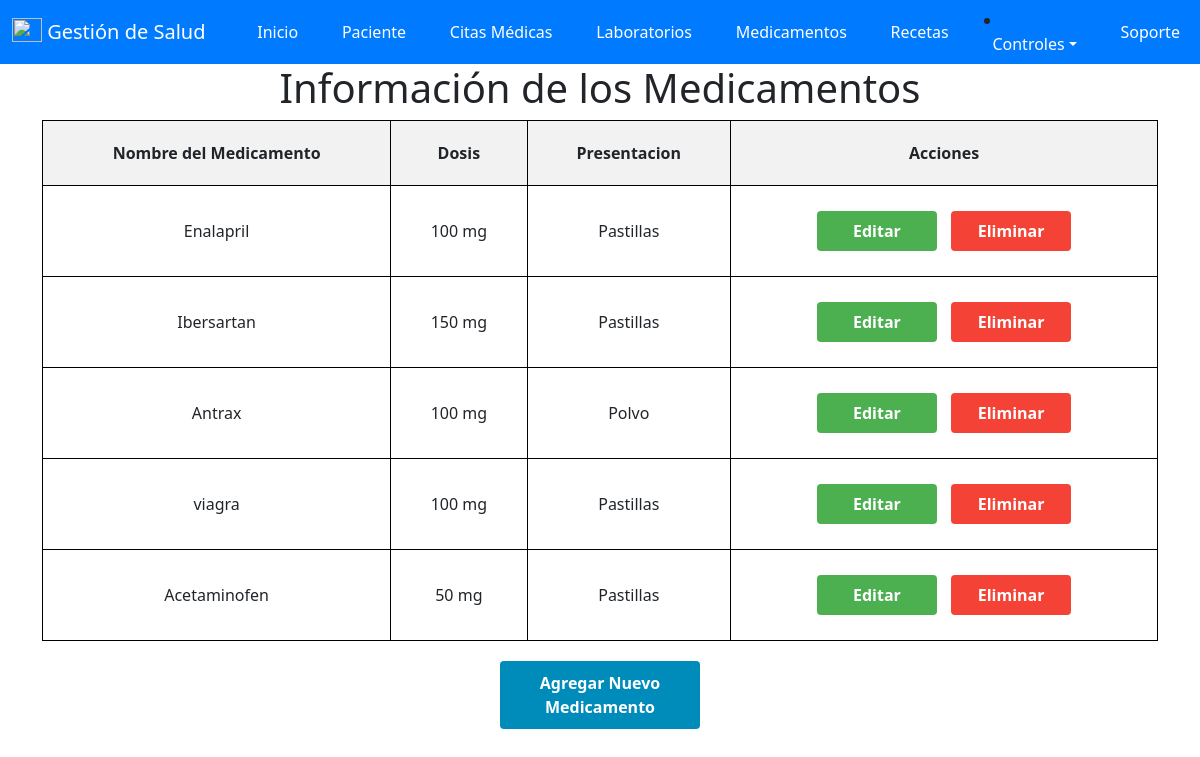
/medicamentos/ (signed in), run on the app's committed database.
### salud/models.py (models this page shows, shortened)
class medicamento(models.Model):
    id_Medicamento = models.AutoField(primary_key=True, verbose_name='ID_Medicamento')
    nombre_Medicamento = models.CharField(max_length=50, verbose_name='Nombre')
    dosis = models.CharField(max_length=50, verbose_name='Dosis')
    presentacion = models.CharField(max_length=50, verbose_name='Presentacion')
    id_usuario = models.ForeignKey(User, on_delete=models.CASCADE)

### salud/views.py (the view)
# urls.py: path('medicamentos/', views.medicamentos, name='medicamentos'),
@login_required(login_url='/accounts/login/')
def medicamentos(request):
    medicamentos = medicamento.objects.filter(id_usuario=request.user)
    context = {
        'medicamentos': medicamentos
    }
    return render(request, 'Programar/medicamentos.html', context)

### salud/templates/Programar/medicamentos.html (shortened to what this page needs)
{% extends "base.html" %}
{% block contenido %}
<!DOCTYPE html>
<html>
<head>
</head>
<body>
    <h1>Información de los Medicamentos</h1>
    <form method="post" action="{% url 'medicamentos' %}">
        <table>
            <thead>
                <tr>
                    <th>Nombre del Medicamento</th>
                    <th>Dosis</th>
                    <th>Presentacion</th>
                    <th>Acciones</th>
                </tr>
            </thead>
            <tbody>
                {% for medicamento in medicamentos %}
                <tr>
                    <td>{{medicamento.nombre_Medicamento}}</td>
                    <td>{{medicamento.dosis}}</td>
                    <td>{{medicamento.presentacion }}</td>
                    <td>
                        <a href= "{% url 'editar_medicamentos' medicamento.id_Medicamento %}"class="button edit-button">Editar</a>
                        <a href="{% url 'eliminar_medicamentos' medicamento.id_Medicamento %}" class="button delete-button" onclick="return confirm('¿Estás seguro de que deseas eliminar este Medicamento?');">Eliminar</a>
                    </td>
                </tr>
                {% empty %}
                <tr>
                    <td colspan="6">No hay medicamentos Disponibles</td>
                </tr>
                {% endfor %}
            </tbody>
        </table>
        <a href="{% url 'agregar_medicamentos' %}" class="button add-button">Agregar Nuevo Medicamento</a>
    </form>
</body>
</html>
{% endblock %}

### salud/templates/Programar/medicamentos.html (style rules this page uses)
table { width: 100%; border-collapse: collapse; }
th, td { border: 1px solid black; padding: 20px; text-align: center; }
th { background-color: #f2f2f2; }
tbody tr { border-bottom: 1px solid #ddd; }
.button { padding: 8px 12px; margin: 5px; border: none; border-radius: 4px; color: white; text-decoration: none; font-weight: bold; display: inline-block; width: 120px; text-align: center; box-sizing: border-box; }
.edit-button { background-color: #4CAF50; }
.delete-button { background-color: #f44336; }
.add-button { background-color: #008CBA; display: block; margin: 20px auto; width: 200px; text-align: center; text-decoration: none; color: white; padding: 10px; border-radius: 4px; }
h1 { text-align: center; }

### data on the page
medicamento: nombre_Medicamento "Enalapril", dosis "100 mg", presentacion "Pastillas"
medicamento: nombre_Medicamento "Ibersartan", dosis "150 mg", presentacion "Pastillas"
medicamento: nombre_Medicamento "Antrax", dosis "100 mg", presentacion "Polvo"
medicamento: nombre_Medicamento "viagra", dosis "100 mg", presentacion "Pastillas"
medicamento: nombre_Medicamento "Acetaminofen", dosis "50 mg", presentacion "Pastillas"
